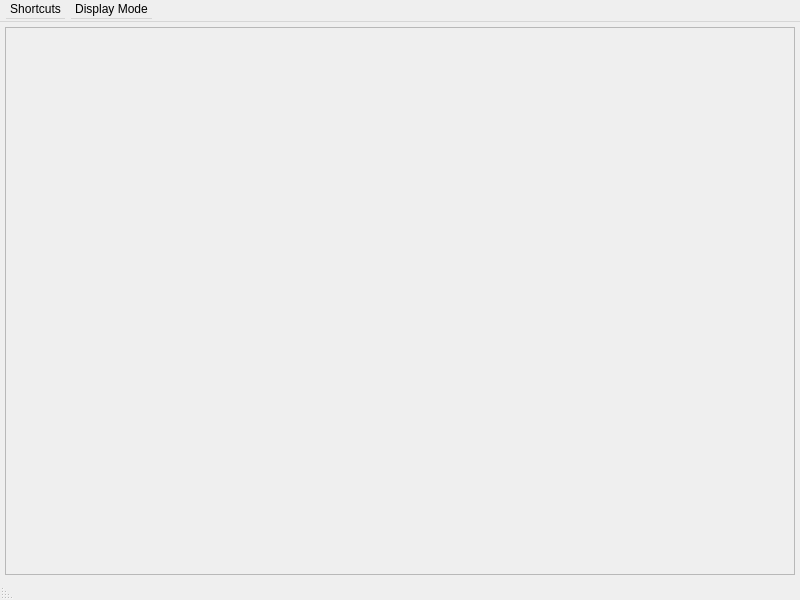
<?xml version="1.0" encoding="UTF-8"?>
<ui version="4.0">
 <class>ScreenViewer</class>
 <widget class="QMainWindow" name="ScreenViewer">
  <property name="geometry">
   <rect>
    <x>0</x>
    <y>0</y>
    <width>800</width>
    <height>600</height>
   </rect>
  </property>
  <property name="windowTitle">
   <string>MainWindow</string>
  </property>
  <property name="layoutDirection">
   <enum>Qt::LeftToRight</enum>
  </property>
  <widget class="QWidget" name="centralwidget">
   <layout class="QVBoxLayout" name="verticalLayout">
    <property name="spacing">
     <number>0</number>
    </property>
    <property name="leftMargin">
     <number>5</number>
    </property>
    <property name="topMargin">
     <number>5</number>
    </property>
    <property name="rightMargin">
     <number>5</number>
    </property>
    <property name="bottomMargin">
     <number>5</number>
    </property>
    <item>
     <widget class="QScrollArea" name="panel">
      <property name="styleSheet">
       <string notr="true"/>
      </property>
      <property name="widgetResizable">
       <bool>false</bool>
      </property>
      <widget class="QWidget" name="scrollAreaWidgetContents">
       <property name="geometry">
        <rect>
         <x>0</x>
         <y>0</y>
         <width>788</width>
         <height>546</height>
        </rect>
       </property>
      </widget>
     </widget>
    </item>
   </layout>
  </widget>
  <widget class="QMenuBar" name="menubar">
   <property name="geometry">
    <rect>
     <x>0</x>
     <y>0</y>
     <width>800</width>
     <height>22</height>
    </rect>
   </property>
   <property name="minimumSize">
    <size>
     <width>0</width>
     <height>22</height>
    </size>
   </property>
   <property name="maximumSize">
    <size>
     <width>16777215</width>
     <height>22</height>
    </size>
   </property>
   <widget class="QMenu" name="menuShortcuts">
    <property name="title">
     <string>Shortcuts</string>
    </property>
    <addaction name="actionCtrlShiftEsc"/>
    <addaction name="actionPrintScreen"/>
   </widget>
   <widget class="QMenu" name="menuDisplayMode">
    <property name="title">
     <string>Display Mode</string>
    </property>
    <addaction name="action1_1"/>
    <addaction name="actionAutoScale"/>
   </widget>
   <addaction name="menuShortcuts"/>
   <addaction name="menuDisplayMode"/>
  </widget>
  <widget class="QStatusBar" name="statusbar">
   <property name="sizePolicy">
    <sizepolicy hsizetype="Preferred" vsizetype="Fixed">
     <horstretch>0</horstretch>
     <verstretch>0</verstretch>
    </sizepolicy>
   </property>
   <property name="minimumSize">
    <size>
     <width>0</width>
     <height>20</height>
    </size>
   </property>
   <property name="maximumSize">
    <size>
     <width>16777215</width>
     <height>20</height>
    </size>
   </property>
   <property name="layoutDirection">
    <enum>Qt::RightToLeft</enum>
   </property>
   <property name="styleSheet">
    <string notr="true">QStatusBar::item{border: 0px}</string>
   </property>
  </widget>
  <action name="actionCtrlShiftEsc">
   <property name="text">
    <string>Ctrl+Shift+Esc</string>
   </property>
  </action>
  <action name="action1_1">
   <property name="checkable">
    <bool>true</bool>
   </property>
   <property name="text">
    <string>1:1</string>
   </property>
  </action>
  <action name="actionAutoScale">
   <property name="checkable">
    <bool>true</bool>
   </property>
   <property name="checked">
    <bool>true</bool>
   </property>
   <property name="text">
    <string>Auto scale</string>
   </property>
  </action>
  <action name="actionPrintScreen">
   <property name="text">
    <string>Print Screen</string>
   </property>
  </action>
 </widget>
 <resources/>
 <connections/>
</ui>
